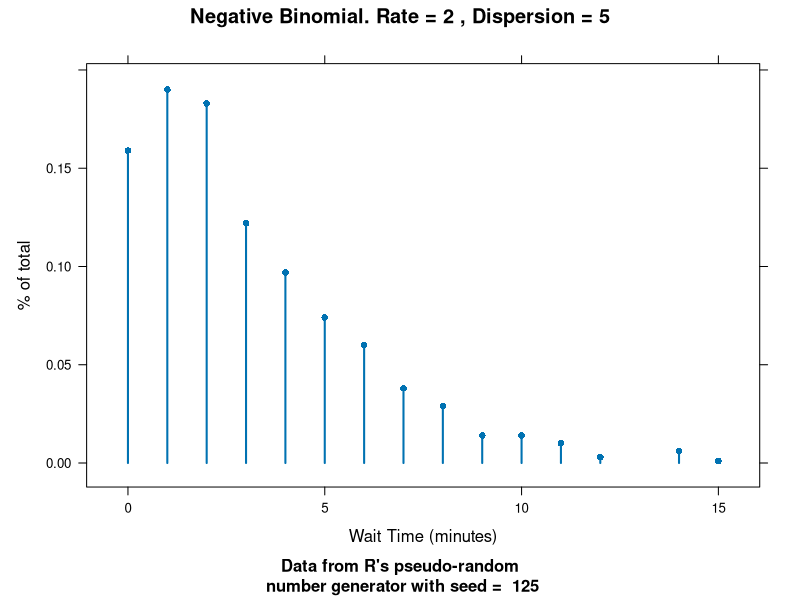
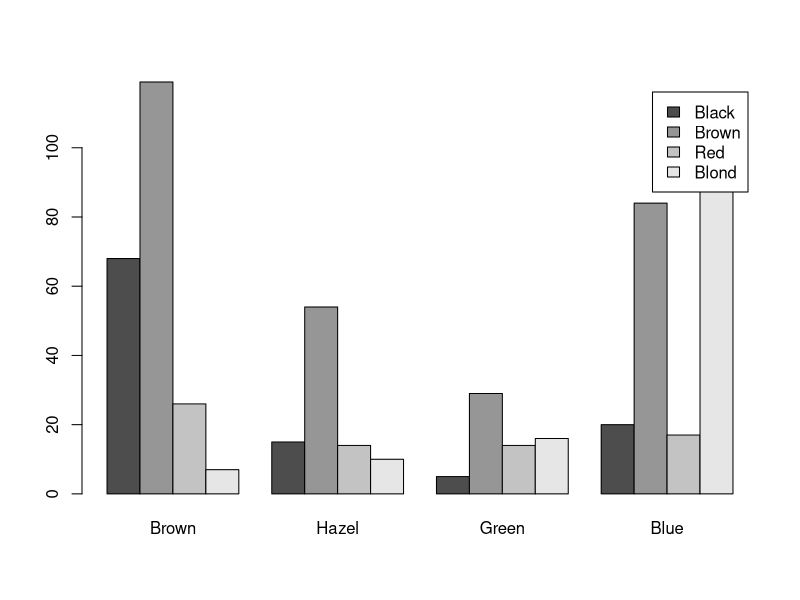
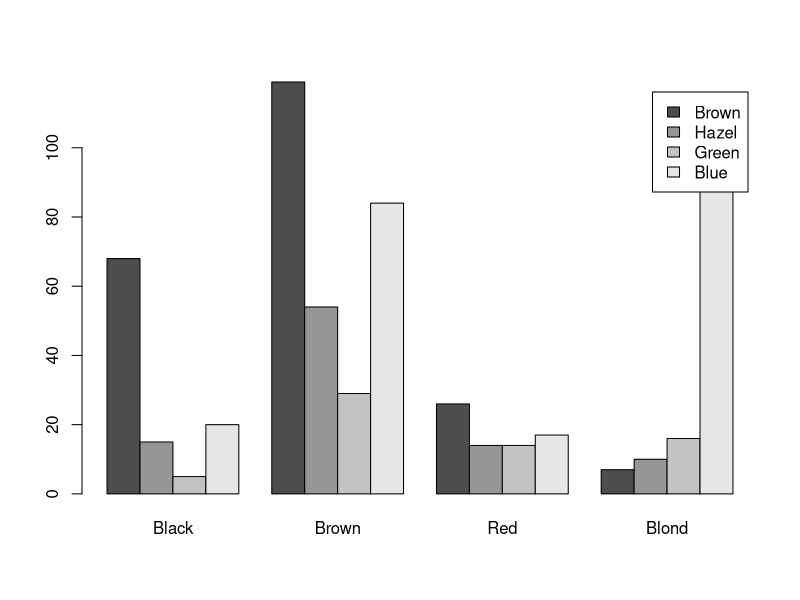
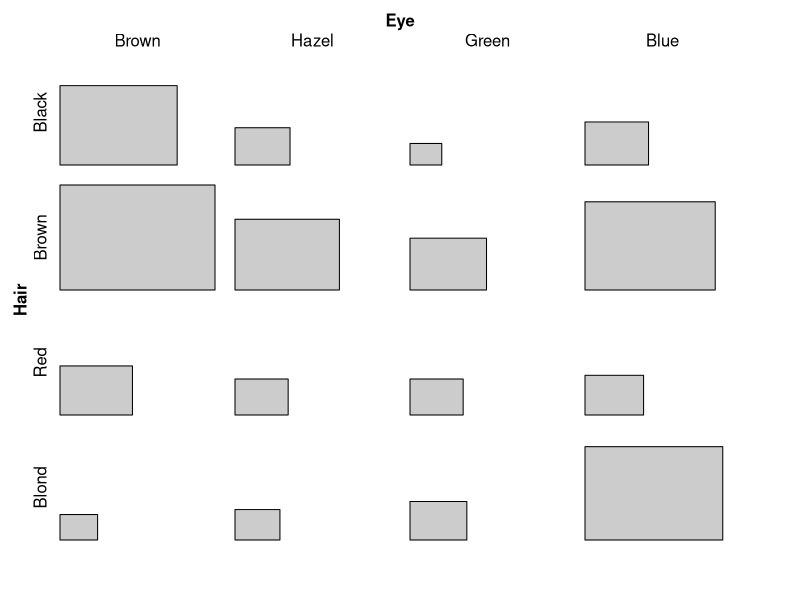
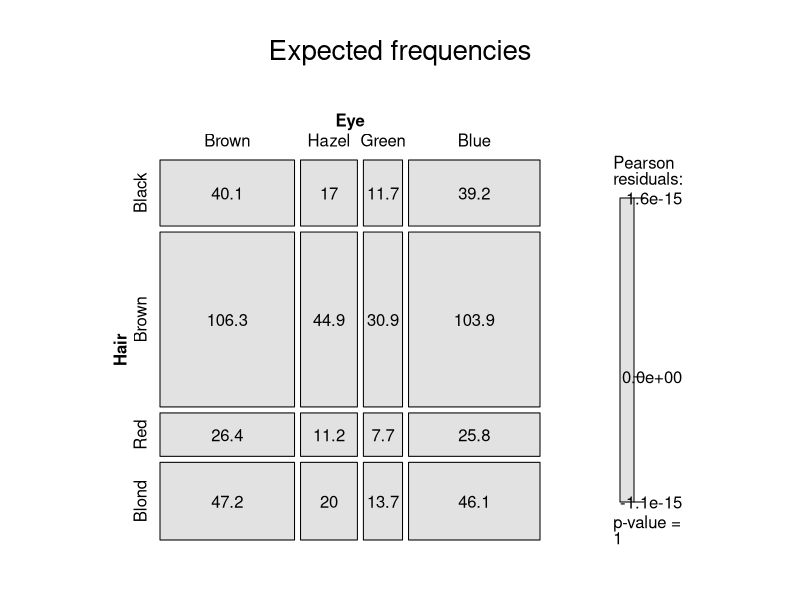
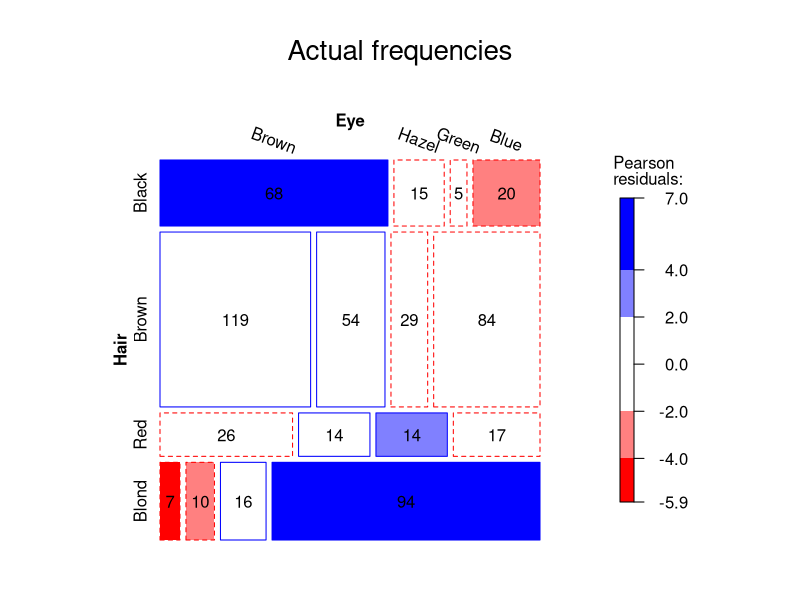
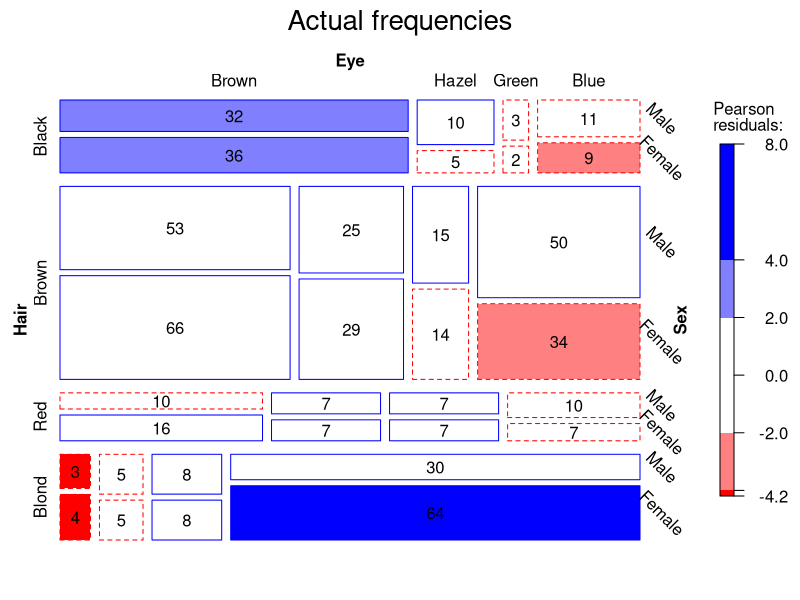
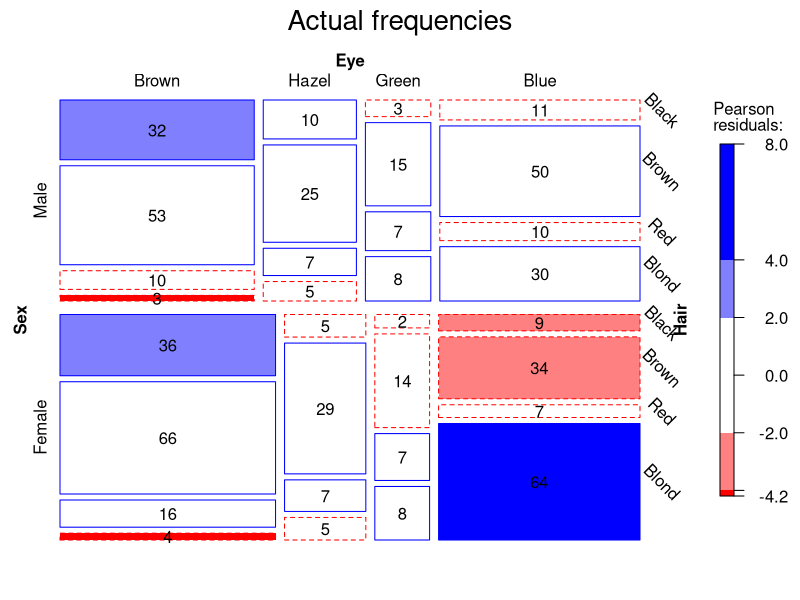

Reproduce these figures in R, in order.
## ---- chunk 1
knitr::opts_chunk$set(warning = FALSE
                      , message = FALSE
                      )

knitr::opts_template$set(
  fig.wide = list(fig.height = 4.5, fig.width = 8, fig.align='center')
  , fig.wideX = list(fig.height = 3, fig.width = 9, fig.align='center')
  , fig.relaxed = list(fig.height = 6, fig.width = 8, fig.align='center')
  , fig.tile = list(fig.height = 3, fig.width = 3, fig.align='center')
)
## ---- chunk 2
# I'm going to load all the R libraries here
# If you stop, quit R and come back later...
# ...you need to re-run this chunk.
library(knitr)
library(lattice)
library(vcd)
library(vcdExtra)
library(gmodels)
library(ca)
## ---- chunk 3
# In 2D
margin.table(UCBAdmissions, 2:1)

# In 3D
UCBAdmissions

# That last one was quite ugly
# In 3D - pivoted in default order
structable(UCBAdmissions)

# In 3D - pivoting in an order of my choosing
structable(aperm(UCBAdmissions, c(2, 3, 1)))

# More D
structable(Survived~., data=Titanic)

# More D - another pivot
structable(Survived+Sex~., data=Titanic)
## ---- chunk 4
# An old fashioned crosstab - 2D
CrossTable(margin.table(UCBAdmissions, 2:1)
           , prop.chisq = FALSE
           , format = "SPSS")
## ---- chunk 5
p <- c(0.05, .1, .25, .50, .75, .9, .95)
odds <- p / (1 - p)
logodds <- log(odds)
logits <- data.frame(p, odds, logodds)
logits

a <- c(1000, 1000, 1)
b <- c(1000, 1, 1000)

log(a/b)
## ---- chunk 6
seed <- 125
set.seed(seed)
# the first number is the number of samples
# the other numbers are the parameters of the distribution
rbinom(10, size = 10, prob = 0.2) 
rpois(10, lambda = 5)
rgeom(10, prob = 0.5)
size <- 2
prob <- 0.2
count <- table(rnbinom(1000, 2, 0.4))
freq <- count/sum(count)
waittime <- as.integer(names(count))
xyplot(freq~waittime
       , xlab = "Wait Time (minutes)"
       , ylab = "% of total"
       , type = c("h", "p") # this will draw lollipops
       , pch = 16, lwd = 2
       , main = paste("Negative Binomial. Rate ="
                    , size
                    , ", Dispersion ="
                    , 1/prob)
       , sub = paste("Data from R's pseudo-random\n number generator with seed = ", seed))
## ---- chunk 7
hr_desc <- data.frame(No=1:3
                      , Name=c("Hair", "Eye", "Sex")
                      , Levels=c("Black, Brown, Red, Blond", "Brown, Blue, Hazel, Green", "Male, Female"))
kable(hr_desc)
## ---- chunk 8
# ignore gender for now
haireye <- margin.table(HairEyeColor, 1:2)

# re-arrange order of eye colour from dark to light
# it's already correct for hair
haireye <- as.table(haireye[, c("Brown", "Hazel", "Green", "Blue")])
haireye
## ---- chunk 9
# non-intuitive views
# this is what the Frequency form looks like
as.data.frame(haireye)

# You're forced to favour one variable over the other

# Does eye colour depend on hair colour
barplot(haireye, beside = TRUE, legend = TRUE)

# Or does hair colour depend on eye colour
# pivot the other way
barplot(aperm(haireye, 2:1), beside = TRUE, legend = TRUE)
## ---- chunk 10
tile(haireye) # vcd package
## ---- chunk 11
chisq.test(haireye)
## ---- chunk 12
# visualising expected counts for independent features
expected = independence_table(haireye)
round(expected, 1)

mosaic(expected
      , shade = TRUE
      , main="Expected frequencies"
      , labeling = labeling_values
      , value_type = "expected"
      , gp_text = gpar(fontface = 1))
## ---- chunk 13
# visualising actual counts for independent features
mosaic(haireye
      , gp = shading_Friendly # shade = TRUE
      , main="Actual frequencies"
      , labeling = labeling_values
      , value_type = "observed"
      , gp_text = gpar(fontface = 1)
      , rot_labels = c(top = -20))
## ---- chunk 14
# showing all three dimensions
HEC <- HairEyeColor[, c("Brown", "Hazel", "Green", "Blue"), ]
mosaic(HEC
      , gp = shading_Friendly # shade = TRUE
      , main="Actual frequencies"
      , labeling = labeling_values
      , value_type = "observed"
      , gp_text = gpar(fontface = 1), rot_labels = c(right = -45)) 

# with a different pivot
mosaic(aperm(HEC, 3:1)
      , gp = shading_Friendly # shade = TRUE
      , main="Actual frequencies"
      , labeling = labeling_values
      , value_type = "observed"
      , gp_text = gpar(fontface = 1), rot_labels = c(right = -45)) 
## ---- chunk 15
mosaic(aperm(Titanic, c(4, 2, 1, 3))
      , gp = shading_Friendly # shade = TRUE
      , main="Who Died and Who Survived the Titanic?"
      , labeling = labeling_values
      , value_type = "observed"
      , gp_text = gpar(fontface = 1), rot_labels = c(right = -45))
## ---- chunk 16
# This doesn't appear to render well on the HTML output
# note, this is all the defaults except the shading!
cotabplot(Titanic, gp = shading_Friendly)
## ---- chunk 17
# combine results from two cities (same raters are involved in all cases)
MSP <- margin.table(MSPatients, 1:2)
## ---- chunk 18
margin.table(MSP, 2)
props <- prop.table(margin.table(MSP, 2))
props

# The baseline accuracy is
props[which(props == max(props))]
## ---- chunk 19
# basic accuracy
sum(diag(MSP))/sum(MSP)
## ---- chunk 20
MSP
## ---- chunk 21
# cohen's kappa - the function in the vcd package provides weights and confidence intervals for this statistic
confint(Kappa(MSP, weights = "Fleiss-Cohen"))
## ---- chunk 22
op <- par(mar = c(4, 3, 4, 1) + .1)
B <- agreementplot(MSP
                   , main = "MS Patient Ratings"
                   , xlab_rot = -20
)
## ---- chunk 23
# ignore this
par(op)
## ---- chunk 24
unlist(B)[1 : 2]
## ---- chunk 25
tv_desc <- data.frame(No=1:3
                      , Name=c("Day", "Time", "Network")
                      , Levels=c("Monday, Tuesday, Wednesday, Thursday, Friday", "8, 9, 10", "ABC, CBS, NBC"))
kable(tv_desc)
## ---- chunk 26
data("TV", package = "vcdExtra")
# The original data is collected in 15 minutes slices.

# Convert 3-D array to a frequency data frame
# This has a row for each cell of the array
# and a new column for the cell value
TV.df <- as.data.frame.table(TV)

# Convert it into hourly slices
levels(TV.df$Time) <- rep(c("8", "9", "10"), c(4,4,3))

# Convert frequency data back to 3-D array, now with just 3 time levels
TV3 <- xtabs(Freq~Day+Time+Network, TV.df)
## ---- chunk 27
# create a multiple correspondence analysis
TV3.mca <- mjca(TV3)

# the plot function uses all base R plot stuff
# but needs a bit of manipulation
cols <- c("blue", "black", "red")

# "blank plot"
res <- plot(TV3.mca, labels=0, pch='.', cex.lab=1.2)

# combine Dims, factor names and levels
coords <- data.frame(res$cols, TV3.mca$factors)

# hard-coded from known number of levels
# day, time, network
nlev <- c(5,3,3)

# everything needs to be in semantic order
coords <- coords[ order(coords[,"factor"], coords[,"level"]), ]
# quick fix for ordering e.g. day of week, not alphabetical
coords$order <- c(5, 1, 4, 2, 3, 6, 7, 8, 11, 9, 10)
coords <- coords[order(coords[, "order"]), ]

# place the points with separate plot chars and colours
points(coords[,1:2], pch=rep(16:18, nlev), col=rep(cols, nlev), cex=1.2)

# place the text
pos <- c(1,4,3)
text(coords[,1:2], labels=coords$level, col=rep(cols, nlev), pos=rep(pos,nlev), cex=1.1, xpd=TRUE)

# join things in sequence
lines(Dim2 ~ Dim1, data=coords, subset=factor=="Day", lty=1, lwd=1, col="blue")
lines(Dim2 ~ Dim1, data=coords, subset=factor=="Time",  lty=1, lwd=1, col="red")

# add segement from the origin to channels
nw <- subset(coords, factor=="Network")
segments(0, 0, nw[,"Dim1"], nw[, "Dim2"], col = "black", lwd = 0.5, lty = 3)

# add a legend
legend("topright", legend=c("Day", "Network", "Time"),
       title="Factor", title.col="black",
       col=cols, text.col=cols, pch=16:18,
       bg="gray95")
## ---- chunk 28
margin.table(TV3, 1)
margin.table(TV3, c(1, 3))
## ---- chunk 29
margin.table(TV3, 2)
t(TV3[4,,]) # Thursday
## ---- chunk 30
# Flatten to 2-D by stacking Time onto Network
# Note: The data shaping choice here controls the specifics of the analysis.
TV3s <- as.matrix(structable(Network~Time+Day, TV3))

# Create the Correspondence Analysis objects
TV3s.ca <- ca(TV3s)

# Generate the plot
res <- plot(TV3s.ca)
# add some segments from the origin to make things clearer
segments(0, 0, res$cols[,1], res$cols[,2], col = "red", lwd = 1)
segments(0, 0, res$rows[,1], res$rows[,2], col = "blue", lwd = 0.5, lty = 3)
## ---- chunk 31
t(TV3[1,,]) # Monday
TV3[,2,1] # Every day, 9pm, ABC
## ---- chunk 32
# one more mca from a 4-D dataset
# this is simpler than it looks
# all the magic happens here
titanic.mca <- mjca(Titanic)

# saving the plot object supplies the coordinate positions
res <- plot(titanic.mca, labels=0, pch='.', cex.lab=1.2)

# extract factor names and levels
coords <- data.frame(res$cols, titanic.mca$factors)

# everything else is handling base R plotting stuff
cols <- c("blue", "red", "brown", "black")
nlev <- c(4,2,2,2)
points(coords[,1:2], pch=rep(16:19, nlev), col=rep(cols, nlev), cex=1.2)
pos <- c(3,1,1,3)
text(coords[,1:2], labels=coords$level, col=rep(cols, nlev), pos=rep(pos,nlev), cex=1.1, xpd=TRUE)
coords <- coords[ order(coords[,"factor"], coords[,"Dim1"]), ]
lines(Dim2 ~ Dim1, data=coords, subset=factor=="Class", lty=1, lwd=2, col="blue")
lines(Dim2 ~ Dim1, data=coords, subset=factor=="Sex",  lty=1, lwd=2, col="red")
lines(Dim2 ~ Dim1, data=coords, subset=factor=="Age",  lty=1, lwd=2, col="brown")
lines(Dim2 ~ Dim1, data=coords, subset=factor=="Survived",  lty=1, lwd=2, col="black")

legend("topleft", legend=c("Class", "Sex", "Age", "Survived"),
       title="Factor", title.col="black",
       col=cols, text.col=cols, pch=16:19,
       bg="gray95", cex=1.2)
## ---- chunk 33
# Simple ca works on two dimensions
# pivot table of Titanic
Titanic_piv <- structable(~Class+Sex+Survived+Age, Titanic)
Titanic_piv
# all the work happens here
Titanic.ca <- ca(as.matrix(Titanic_piv))

# plot and save the object to get the coords for line segments
res <- plot(Titanic.ca)
segments(0, 0, res$cols[,1], res$cols[,2], col = "red", lwd = 1)
segments(0, 0, res$rows[,1], res$rows[,2], col = "blue", lwd = 0.5, lty = 3)
## ---- chunk 34
set.seed(12345)

KL <- expand.grid(k = 0 : 20, lambda = c(1, 5, 10, 20))
pois_df <- data.frame(KL, prob = dpois(KL$k, KL$lambda))
pois_df$lambda = factor(pois_df$lambda)

xyplot(prob ~ k | lambda, data = pois_df,
       type = c("h", "p"), pch = 16, lwd = 2
       , cex = 1.25, layout = c(4, 1)
       , main = expression(paste("Poisson Distribution by ", lambda))
       , xlab = list("Number of events (k)", cex = 1.25)
       , ylab = list("Probability", cex = 1.25))
## ---- chunk 35
XN <- expand.grid(k = 0 : 20, n = c(1, 5, 10, 20), p = c(0.4, 0.2))
nbin_df <- data.frame(XN, prob = dnbinom(XN$k, XN$n, XN$p))
nbin_df$n <- factor(nbin_df$n)
nbin_df$p <- factor(nbin_df$p)

xyplot(prob ~ k | n + p, data = subset(nbin_df, p == 0.4)
       , main = "Neg. binom by size and prob"
       , xlab = list("Number of failures (k)", cex = 1.25)
       , ylab = list("Probability",  cex = 1.25)
       , type = c("h", "p"), pch = 16, lwd = 2
       , strip = strip.custom(strip.names = TRUE)
)
xyplot(prob ~ k | n + p, data = subset(nbin_df, p == 0.2)
       , main = "Neg. binom by size and prob"
       , xlab = list("Number of failures (k)", cex = 1.25)
       , ylab = list("Probability",  cex = 1.25)
       , type = c("h", "p"), pch = 16, lwd = 2
       , strip = strip.custom(strip.names = TRUE)
)

## ---- chunk 36
data("Federalist", package = "vcd")
Federalist
sum(Federalist) # number of blocks
sum(expand.dft(as.data.frame(Federalist))$nMay) # number of occurences
mean(expand.dft(as.data.frame(Federalist))$nMay)
var(expand.dft(as.data.frame(Federalist))$nMay)
## ---- chunk 37
barplot(sqrt(200 * dpois(0:6, mean(expand.dft(as.data.frame(Federalist))$nMay)
))
        , main = "Number of text blocks by Number of Occurrences\nnaive expected values"
        , ylab = "sqrt(Naive Expected)"
        , xlab = "Occurences of 'may'"
        , col = "lightblue")
## ---- chunk 38
barplot(sqrt(Federalist)
        , main = "Number of text blocks by Number of Occurrences\nactual values"
        , xlab = "Occurences of 'may'"
        , ylab = "Sqrt(Actual)"
        , col = "lightgreen"
)
## ---- chunk 39
Fed_fit0 <- goodfit(Federalist, type = "poisson")
# This will show the rate parameter, estimated by Maximum Likelihood
# This estimate is the same as the naive mean. This is to be expected when fitting a poisson.
unlist(Fed_fit0$par)

# This will show a Chi-Square Goodness of fit test against the expected values of a poisson distribution with this parameter
summary(Fed_fit0)
## ---- chunk 40
plot(Fed_fit0, type = "hanging", shade = TRUE)
## ---- chunk 41
Fed_fit0 <- goodfit(Federalist, type = "poisson", method = "MinChisq")
# This has found a different value for the rate parameter.
unlist(Fed_fit0$par)

# This will show a Chi-Square Goodness of fit test against the expected values of a poisson distribution with this parameter
summary(Fed_fit0)
## ---- chunk 42
plot(Fed_fit0, type = "hanging", shade = TRUE)
## ---- chunk 43
Fed_fit1 <- goodfit(Federalist, type = "nbinomial")
# This will show the rate and dispersion parameters, estimated by Maximum Likelihood
# prob is the rate. Here it's very close to the poisson mean
# size is the dispersion
unlist(Fed_fit1$par)
summary(Fed_fit1)

plot(Fed_fit1, type = "hanging", shade = TRUE)
## ---- chunk 44
# Some dummy data
nonFederalist <- structure(c(135L, 71L, 36L, 17L, 8L, 4L, 1L), .Dim = 7L, .Dimnames = structure(list(
    c("0", "1", "2", "3", "4", "5", "6")), .Names = "nMay"), class = "table")
nonFederalist
sum(nonFederalist) # number of blocks
sum(expand.dft(as.data.frame(nonFederalist))$nMay) # number of occurences
mean(expand.dft(as.data.frame(nonFederalist))$nMay)
var(expand.dft(as.data.frame(nonFederalist))$nMay)
barplot(sqrt(nonFederalist)
        , main = "Number of text blocks by Number of Occurrences\nunseen text"
        , xlab = "Occurences of 'may'"
        , ylab = "Sqrt(Actual)"
        , col = "lightgreen"
)
## ---- chunk 45
# we pass in our fitted parameter list this time
Fed_fit3 <- goodfit(nonFederalist, type = "nbinomial", par = Fed_fit1$par)
summary(Fed_fit3)
## ---- chunk 46
plot(Fed_fit3, type = "hanging", shade = TRUE)
